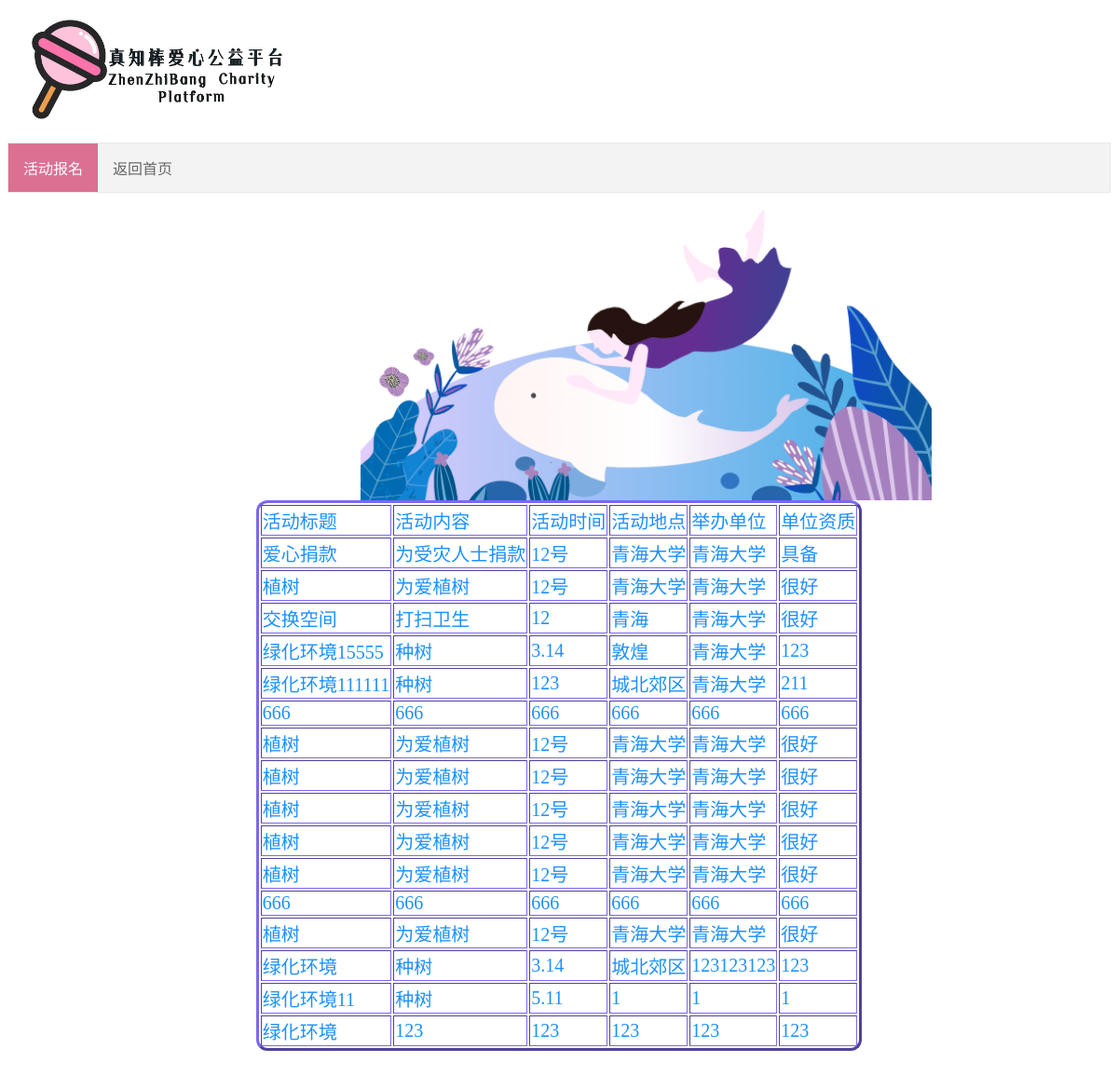
Page /showdata on the committed database.
### myapp/models.py (models this page shows)
class activity(models.Model):
    title=models.CharField(max_length=50)
    context=models.CharField(max_length=50)
    time=models.CharField(max_length=50)
    place=models.CharField(max_length=50)
    Organizer=models.CharField(max_length=50)
    qualifications=models.CharField(max_length=50)
    class Meta:
        db_table='activity'

### myapp/views.py (the view)
# urls.py: path('showdata', views.showdata, name='showdata'),
def showdata(request):
    activities=activity.objects.all()
    context={
        'activities':activities,
    }
    return render(request,'myapp/showdata.html',context)

### manager/AdminMiddleWare.py (called while the page is built)
    def __call__(self,request):
        path=request.path
        print(path)
        if re.match('^/guanli/',path):
            if request.session.get('guanliyuan_user','')=='':
                return redirect(reverse('adminlogin'))
        response=self.get_response(request)
        return response

### myapp/AdminMiddleWare.py (called while the page is built)
    def __call__(self,request):
        path=request.path
        if re.match('^/love/',path):
            if request.session.get('love_user','')=='':
                return redirect(reverse('login'))
        response=self.get_response(request)
        return response

### templates/myapp/showdata.html (shortened to what this page needs)
{% block content %}
    <div class="head">
        <img src="/static/images/zzb.jpg" width="25%" height="10%">
    </div>
    <ul>
        <li><a class="active">活动报名</a></li>
        <li><a  href="{% url 'index' %}">返回首页</a></li>
    </ul>
    <div class="pic">
        <img src="/static/images/海豚小女孩.png"  height="40%">
    </div>
<center>
        <form action="{% url 'insert' %}" method="post">
            <table border="1" style="color: dodgerblue"  class="border">
        <thead>
        <tr>
            <td>活动标题</td>
            <td>活动内容</td>
            <td>活动时间</td>
            <td>活动地点</td>
            <td>举办单位</td>
            <td>单位资质</td>
        </tr>
        </thead>
        <tbody>
        {% for port in activities %}
        <tr>
            <td>{{ port.title }}</td>
            <td>{{ port.context }}</td>
            <td>{{ port.time }}</td>
            <td>{{ port.place }}</td>
            <td>{{ port.Organizer }}</td>
            <td>{{ port.qualifications }}</td>
        </tr>
        {% endfor %}
        </tbody>
    </table>
</form>
    </center>
{% endblock %}

### templates/myapp/showdata.html (style rules this page uses)
.pic { margin-left: 32%; }
.border { border: #50a3a2; font-size: 20px; border-radius: 12px; border-style: outset; border-color: mediumslateblue; margin-bottom: 5%; }
.head { position: relative; flex-direction: row; display: flex; }
ul { list-style-type: none; padding: 0; overflow: hidden; border: 1px solid #e7e7e7; background-color: #f3f3f3; }
li { float:left; }
li a { display: block; color: #666; text-align: center; padding: 14px 16px; text-decoration: none; }
li a.active { color: white; background-color: palevioletred; }

### rows in the picture
activity: title "爱心捐款", context "为受灾人士捐款", time "12号", place "青海大学", Organizer "青海大学", qualifications "具备"
activity: title "植树", context "为爱植树", time "12号", place "青海大学", Organizer "青海大学", qualifications "很好"
activity: title "交换空间", context "打扫卫生", time "12", place "青海", Organizer "青海大学", qualifications "很好"
activity: title "绿化环境15555", context "种树", time "3.14", place "敦煌", Organizer "青海大学", qualifications "123"
activity: title "绿化环境111111", context "种树", time "123", place "城北郊区", Organizer "青海大学", qualifications "211"
activity: title "666", context "666", time "666", place "666", Organizer "666", qualifications "666"
activity: title "植树", context "为爱植树", time "12号", place "青海大学", Organizer "青海大学", qualifications "很好"
activity: title "植树", context "为爱植树", time "12号", place "青海大学", Organizer "青海大学", qualifications "很好"
activity: title "植树", context "为爱植树", time "12号", place "青海大学", Organizer "青海大学", qualifications "很好"
activity: title "植树", context "为爱植树", time "12号", place "青海大学", Organizer "青海大学", qualifications "很好"
activity: title "植树", context "为爱植树", time "12号", place "青海大学", Organizer "青海大学", qualifications "很好"
activity: title "666", context "666", time "666", place "666", Organizer "666", qualifications "666"
activity: title "植树", context "为爱植树", time "12号", place "青海大学", Organizer "青海大学", qualifications "很好"
activity: title "绿化环境", context "种树", time "3.14", place "城北郊区", Organizer "123123123", qualifications "123"
activity: title "绿化环境11", context "种树", time "5.11", place "1", Organizer "1", qualifications "1"
activity: title "绿化环境", context "123", time "123", place "123", Organizer "123", qualifications "123"
